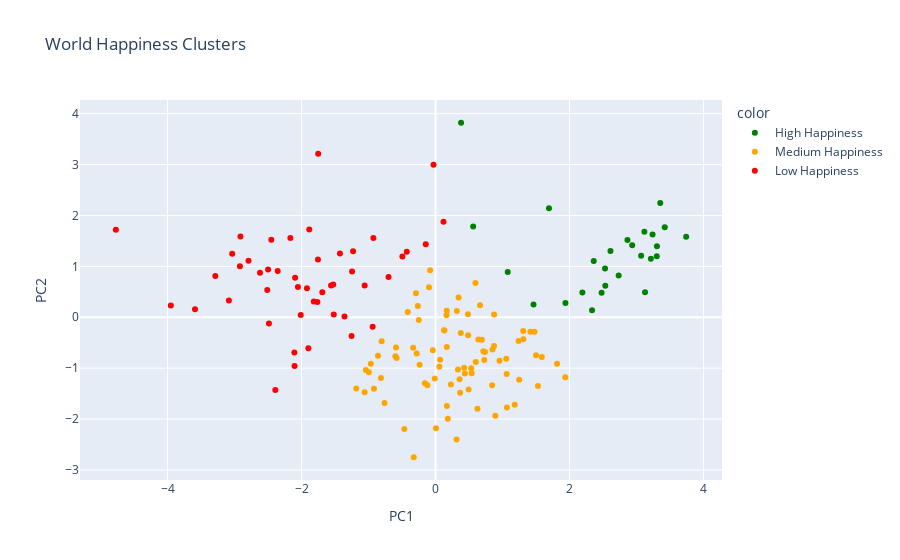

Source (notebook cell):
### Code cell
# 1. Run KMeans
pca_data = results['PC'].iloc[:, :2] 
kmeans = KMeans(n_clusters=3, random_state=42).fit(pca_data)

# 2. Map the numbers to names
# We create a dictionary to define which number corresponds to which label
cluster_map = {0: "Medium Happiness", 1: "Low Happiness", 2: "High Happiness"}

# 3. Apply the map to a new column
df1['Happiness_Level'] = kmeans.labels_
df1['Happiness_Level'] = df1['Happiness_Level'].map(cluster_map)

# 4. Plot using the new named column
fig = px.scatter(pca_data, x='PC1', y='PC2', 
                 color=df1['Happiness_Level'], # Use the names here
                 hover_name=df1['Country or region'],
                 color_discrete_map={
                     "High Happiness": "green",
                     "Medium Happiness": "orange",
                     "Low Happiness": "red"
                 },
                 title="World Happiness Clusters")

fig.show()

### Figure 1 — Plotly figure (JSON) as saved in the notebook; plotly's stock layout.template omitted (floating-point values rounded to 4 significant figures)
{"data": [{"hovertemplate": "<b>%{hovertext}</b><br><br>color=High Happiness<br>PC1=%{x}<br>PC2=%{y}<extra></extra>", "hovertext": ["Finland", "Norway", "Denmark", "Iceland", "Switzerland", "Netherlands", "Canada", "New Zealand", "Sweden", "Australia", "Austria", "Ireland", "Germany", "Belgium", "Luxembourg", "United States", "Israel", "Malta", "Qatar", "Singapore", "Bahrain", "Uzbekistan", "Thailand", "Hong Kong", "Bhutan", "Myanmar"], "legendgroup": "High Happiness", "marker": {"color": "green", "symbol": "circle"}, "mode": "markers", "name": "High Happiness", "orientation": "v", "showlegend": true, "type": "scatter", "x": [3.215, 3.305, 3.422, 2.734, 3.302, 2.865, 2.936, 3.355, 3.24, 3.118, 2.479, 3.069, 2.531, 2.337, 3.128, 1.94, 2.611, 2.362, 2.192, 3.741, 1.463, 1.694, 1.078, 2.534, 0.5623, 0.3818], "xaxis": "x", "y": [1.151, 1.397, 1.771, 0.8213, 1.201, 1.518, 1.417, 2.248, 1.624, 1.681, 0.483, 1.207, 0.9601, 0.1404, 0.494, 0.2802, 1.303, 1.105, 0.4872, 1.584, 0.249, 2.143, 0.8904, 0.6209, 1.782, 3.822], "yaxis": "y"}, {"hovertemplate": "<b>%{hovertext}</b><br><br>color=Medium Happiness<br>PC1=%{x}<br>PC2=%{y}<extra></extra>", "hovertext": ["United Kingdom", "Costa Rica", "United Arab Emirates", "Czech Republic", "France", "Mexico", "Chile", "Taiwan", "Panama", "Brazil", "Argentina", "Guatemala", "Uruguay", "Saudi Arabia", "Malaysia", "Spain", "Colombia", "Trinidad & Tobago", "Slovakia", "El Salvador", "Nicaragua", "Poland", "Kuwait", "Italy", "Ecuador", "Belize", "Lithuania", "Slovenia", "Romania", "Latvia", "Japan", "Mauritius", "Jamaica", "South Korea", "Northern Cyprus", "Russia", "Kazakhstan", "Cyprus", "Bolivia", "Estonia", "Paraguay", "Peru", "Kosovo", "Moldova", "Turkmenistan", "Hungary", "Libya", "Philippines", "Honduras", "Belarus", "Turkey", "Portugal", "Serbia", "Greece", "Lebanon", "Montenegro", "Croatia", "Dominican Republic", "Algeria", "Morocco", "China", "Azerbaijan", "Macedonia", "Jordan", "Kyrgyzstan", "Bosnia and Herzegovina", "Mongolia", "Vietnam", "Bulgaria", "Venezuela", "Gabon", "Palestinian Territories", "South Africa", "Iran", "Tunisia", "Albania", "Sri Lanka", "Iraq", "Namibia", "Egypt", "Armenia", "Ukraine", "Botswana"], "legendgroup": "Medium Happiness", "marker": {"color": "orange", "symbol": "circle"}, "mode": "markers", "name": "Medium Happiness", "orientation": "v", "showlegend": true, "type": "scatter", "x": [1.417, 1.312, 0.8743, 1.181, 1.815, 0.4378, 0.714, 1.249, 1.056, 0.6004, 0.8454, 0.1674, 1.478, 0.9556, 0.3195, 1.529, 0.3355, 0.7385, 0.6262, -0.2374, 0.3446, 1.062, 1.24, 0.8923, 0.6393, -0.2925, 0.3143, 1.587, 0.2299, 0.3679, 1.937, 0.8742, 0.4277, 0.4941, 1.309, 0.1701, 0.8501, 0.7288, -0.2501, 1.5, 0.4877, 0.0582, -0.264, -1.04, 0.1682, 0.006178, 0.3773, 0.1645, -0.4141, 0.5398, 0.3593, 1.066, -0.1586, -0.3245, 0.6648, -0.1201, -0.01153, 0.6918, -0.7606, -0.9656, 0.5326, 0.06922, -0.04015, 0.1284, -0.0967, -0.5989, 0.1323, 0.4839, 0.1834, -0.4652, -0.9189, -0.9953, -0.3337, -0.07981, -1.057, -0.5898, 0.5967, -0.8035, -0.5803, -0.8586, -1.183, -0.8147, -0.2814], "xaxis": "x", "y": [-0.2843, -0.432, -0.5646, -1.718, -0.9122, -1.105, -0.6678, -1.226, -0.8153, -0.8768, -1.334, 0.1302, -0.2822, -0.8521, 0.1239, -1.35, -1.025, -0.6842, -1.797, -0.9333, 0.3891, -1.113, -0.4668, -1.937, -0.4356, 0.4718, -2.402, -0.7812, -1.323, -1.485, -1.178, 0.05245, -0.9925, -1.419, -0.2715, -1.744, -0.6347, -0.8396, -0.05362, -0.7465, -0.3539, -0.9723, 0.2192, -1.035, -0.5857, -2.178, -0.3113, 0.04118, 0.1018, -1.099, -1.219, -1.774, -1.298, -2.75, 0.2342, -1.336, -1.202, -0.4437, -1.685, -0.9144, -1.003, -0.833, -0.647, -0.2572, 0.591, -0.7647, -0.2605, 0.0606, -1.992, -2.194, -1.406, -1.079, -0.6, 0.9242, -1.474, -0.5955, 0.6723, -0.4709, -0.8011, -0.7535, -1.398, -1.192, -0.7112], "yaxis": "y"}, {"hovertemplate": "<b>%{hovertext}</b><br><br>color=Low Happiness<br>PC1=%{x}<br>PC2=%{y}<extra></extra>", "hovertext": ["Pakistan", "Tajikistan", "Nigeria", "Indonesia", "Somalia", "Cameroon", "Nepal", "Ivory Coast", "Ghana", "Senegal", "Laos", "Sierra Leone", "Congo (Brazzaville)", "Bangladesh", "Mali", "Cambodia", "Burkina Faso", "Mozambique", "Kenya", "Zambia", "Mauritania", "Ethiopia", "Georgia", "Chad", "Congo (Kinshasa)", "India", "Niger", "Uganda", "Benin", "Sudan", "Togo", "Guinea", "Lesotho", "Angola", "Madagascar", "Zimbabwe", "Afghanistan", "Malawi", "Haiti", "Liberia", "Syria", "Rwanda", "Yemen", "Tanzania", "South Sudan", "Central African Republic", "Burundi"], "legendgroup": "Low Happiness", "marker": {"color": "red", "symbol": "circle"}, "mode": "markers", "name": "Low Happiness", "orientation": "v", "showlegend": true, "type": "scatter", "x": [-1.526, -1.253, -1.689, 0.1193, -1.751, -2.053, -0.4947, -2.096, -1.559, -1.359, -0.1457, -3.034, -1.519, -0.7013, -2.012, -0.4288, -1.919, -1.884, -0.9272, -1.246, -1.898, -1.426, -0.9383, -3.084, -2.511, -1.057, -2.499, -1.755, -2.919, -2.104, -2.791, -2.356, -1.764, -2.391, -2.486, -1.817, -3.59, -2.451, -2.912, -2.619, -2.166, -0.02971, -2.107, -1.23, -3.286, -4.771, -3.951], "xaxis": "x", "y": [0.6426, -0.3703, 0.4896, 1.878, 3.212, 0.5946, 1.194, 0.7772, 0.6226, 0.01314, 1.434, 1.249, 0.0542, 0.7901, 0.04249, 1.289, 0.5685, 1.723, 1.559, 0.8993, -0.6093, 1.253, -0.186, 0.3305, 0.5373, 0.6254, 0.9374, 1.136, 1.003, -0.959, 1.113, 0.9109, 0.2983, -1.43, -0.1217, 0.3116, 0.1593, 1.524, 1.589, 0.8734, 1.559, 2.999, -0.6904, 1.295, 0.8104, 1.72, 0.232], "yaxis": "y"}], "layout": {"legend": {"title": {"text": "color"}, "tracegroupgap": 0}, "title": {"text": "World Happiness Clusters"}, "xaxis": {"anchor": "y", "domain": [0, 1], "title": {"text": "PC1"}}, "yaxis": {"anchor": "x", "domain": [0, 1], "title": {"text": "PC2"}}}}
